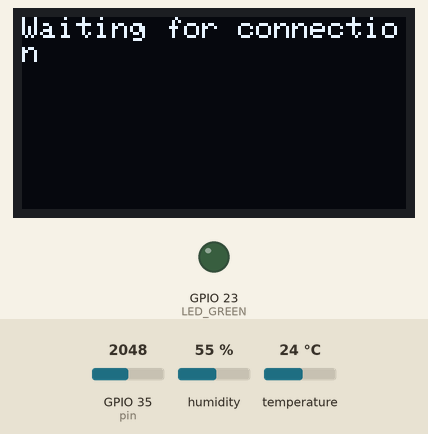
Simulated run of this program. Board: ESP32. Parts: 128×64 one-colour display, output pins drawn as LEDs (lit = HIGH). The test bench sets the inputs (shaded band); at power-on: humidity 55 %, GPIO 35 (pin) = 2048, temperature 24 °C (analog values on the 0–4095 scale). WiFi joins after 1.5 s; servers stay silent unless stated; a WiFi scan finds three made-up networks; uploads are accepted with an empty reply; the local clock reads 2024-03-15 10:24:30 at power-on unless the program sets it; not simulated (calls return 0 or success): secrets.h; what the program prints to the serial monitor is not drawn.

Above: at 1.6 s.
At 6.6 s:
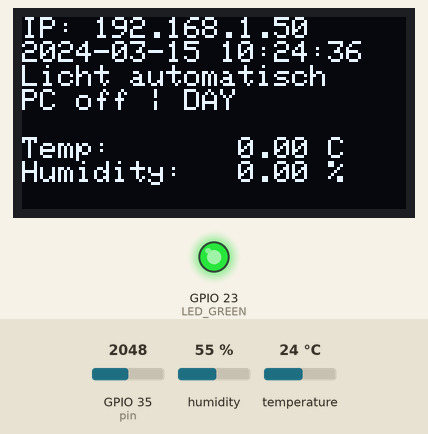
6.7 s: humidity set to 22 %
At 20.8 s:
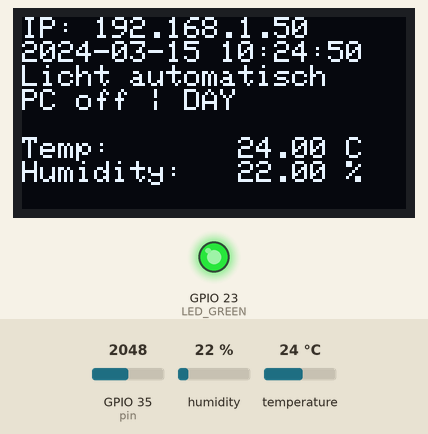
Timing chart, 0 to 22.3 s (numbered marks = the images above; inputs shaded):
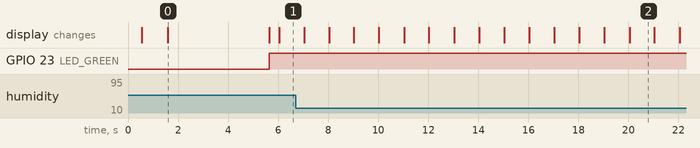

The program:

main.cpp
```cpp
#include "dht_mgr.h"
#include "oled_mgr.h"
#include "pconline_mgr.h"
#include "secrets.h"
#include "settings_mgr.h"
#include "time_mgr.h"
#include "webserver_mgr.h"
#include "wifi_mgr.h"
#include <Adafruit_GFX.h>
#include <Adafruit_SSD1306.h>
#include <Arduino.h>
#include "lightcontrol_mgr.h"
#include "mic_volume_nb.h"

// LEDs
#define LED_GREEN 23

SettingsMgr settingsmgr;
WifiMgr wifimgr;
TimeMgr timemgr(settingsmgr);
PCOnlineMgr pconlinemgr;
DHTMgr dhtmgr;
MicVolumeNB::Config micCfg;
MicVolumeNB mic(micCfg);
LightcontrolMgr lightmgr(timemgr, settingsmgr, dhtmgr, pconlinemgr);
WebserverMgr webserv(dhtmgr, timemgr, pconlinemgr, settingsmgr, lightmgr, mic);
OledMgr oled(128, 64, timemgr, pconlinemgr, dhtmgr, settingsmgr);

unsigned long lastPrintVolume = 0;

// pin modes (input output)
void setPinModes() {
	pinMode(LED_GREEN, OUTPUT);
	//pinMode(MIC_PIN, INPUT);
	analogReadResolution(12);
}

void setup() {
  Serial.begin(115200);
  delay(500);

  setPinModes();
  dhtmgr.setup();
	micCfg.pin = 35;
	micCfg.sampleRateHz = 8000;
	micCfg.windowMs = 50;
	micCfg.smoothing = 0.25f;
	mic.begin();

  esp_chip_info_t chip_info;
  esp_chip_info(&chip_info);
  oled.init(&chip_info);

  delay(1000);

  oled.updateDisplay();
  wifimgr.connectToWifi(WIFI_SSID, WIFI_PASS);

  timemgr.setup();
  webserv.setup();
	lightmgr.setup();
}

void loop() {
  pconlinemgr.loop();
  dhtmgr.loop();
	mic.update();
  webserv.loop();
	lightmgr.loop();
  oled.updateDisplay();
  if (WiFi.status() != WL_CONNECTED) {
    Serial.println("lost wifi connection... trying to reconnect.");
    digitalWrite(LED_GREEN, LOW);
    wifimgr.connectToWifi(WIFI_SSID, WIFI_PASS);
    return;
  }
  digitalWrite(LED_GREEN, HIGH);

	if (millis() - lastPrintVolume >= 500) {
		lastPrintVolume = millis();
		Serial.print("level=");
		Serial.print(mic.level());
		Serial.print(" p2p=");
		Serial.print(mic.lastPeakToPeak());
		Serial.print(" noise=");
		Serial.println(mic.noiseFloor());
		Serial.println(analogRead(35));
	}
}
```

dht_mgr.h
```cpp
#pragma once

#include <Arduino.h>
#include <DHT.h>

// Temperature and Humidity sensor
#define DHTPIN 4
#define DHTTYPE DHT22

class DHTMgr {
public:
  DHTMgr();
  void setup();
  void loop();
  float getHumidity();
  float getTempCels();
  String getHumidityString();
  String getTempCelsString();

private:
  DHT dht;
  unsigned long lastCheckDht;
  float humidity;
  float tempcels;
};
```

lightcontrol_mgr.h
```cpp
#pragma once

#include "dht_mgr.h"
#include "pconline_mgr.h"
#include "settings_mgr.h"
#include "time_mgr.h"
#include <Arduino.h>
#include <HTTPClient.h>

class LightcontrolMgr {
public:
  LightcontrolMgr(TimeMgr &timemgr, SettingsMgr &settingsmgr, DHTMgr &dhtmgr,
                  PCOnlineMgr &pconlinemgr);
  void setup();
  void loop();
	bool getTischlampeStatus();

private:
  TimeMgr &timemgr;
  SettingsMgr &settingsmgr;
  DHTMgr &dhtmgr;
  PCOnlineMgr &pconlinemgr;
  void turnOnTischlampe();
  void turnOffTischlampe();
  bool tischlampeStatus;
};
```

mic_volume_nb.h
```cpp
#pragma once
#include <Arduino.h>

class MicVolumeNB {
public:
  struct Config {
    uint8_t pin;
    uint16_t sampleRateHz;
    uint16_t windowMs;
    float smoothing;          // 0..1
    uint16_t minUsefulP2P;

    uint16_t noiseFollowUp;
    uint16_t noiseFollowDown;

    Config()
        : pin(35),
          sampleRateHz(8000),
          windowMs(50),
          smoothing(0.2f),
          minUsefulP2P(20),
          noiseFollowUp(2),
          noiseFollowDown(1) {}
  };

  explicit MicVolumeNB(const Config& cfg) : _cfg(cfg) {}

  void begin() {
    pinMode(_cfg.pin, INPUT);

    //analogReadResolution(12);
    // If your mic output range seems "compressed", try:
    analogSetAttenuation(ADC_11db);

    _sampleIntervalUs = 1000000UL / (uint32_t)_cfg.sampleRateHz;
    _windowUs = (uint32_t)_cfg.windowMs * 1000UL;

    uint32_t now = micros();
    _windowStartUs = now;
    _lastSampleUs = now;

    _minV = 4095;
    _maxV = 0;

    _lastP2P = 0;
    _noiseFloor = 0;
    _maxSignal = 200;
    _smoothed = 0.0f;
    _level = 0;
  }

  // Call very often from loop()
  void update() {
    const uint32_t now = micros();

    // Take at most one sample when it's time
		if ((uint32_t)(now - _lastSampleUs) >= _sampleIntervalUs) {
			if ((uint32_t)(now - _lastSampleUs) > 5 * _sampleIntervalUs) {
				_lastSampleUs = now;       // resync if we fell behind
			} else {
				_lastSampleUs += _sampleIntervalUs;
			}

      uint16_t v = analogRead(_cfg.pin);
      if (v < _minV) _minV = v;
      if (v > _maxV) _maxV = v;
    }

    // Finalize a window when it's over
		while ((uint32_t)(now - _windowStartUs) >= _windowUs) {
			finalizeWindow();
			_windowStartUs += _windowUs;
			_minV = 4095;
			_maxV = 0;
		}
    // if ((uint32_t)(now - _windowStartUs) >= _windowUs) {
    //   finalizeWindow();
    //   _windowStartUs += _windowUs;
    //
    //   _minV = 4095;
    //   _maxV = 0;
    // }
  }

  int level() const { return _level; }
  uint16_t lastPeakToPeak() const { return _lastP2P; }
  uint16_t noiseFloor() const { return _noiseFloor; }

private:
  void finalizeWindow() {
    uint16_t p2p = (_maxV >= _minV) ? (uint16_t)(_maxV - _minV) : 0;
    _lastP2P = p2p;

    if (p2p < _cfg.minUsefulP2P) p2p = 0;

    // Noise floor tracking
    if (_noiseFloor == 0) _noiseFloor = p2p;

    if (p2p > _noiseFloor) {
      uint16_t nf = (uint16_t)(_noiseFloor + _cfg.noiseFollowUp);
      _noiseFloor = (nf > p2p) ? p2p : nf;
    } else {
      if (_noiseFloor > _cfg.noiseFollowDown) _noiseFloor = (uint16_t)(_noiseFloor - _cfg.noiseFollowDown);
      else _noiseFloor = 0;
    }

    int signal = (int)p2p - (int)_noiseFloor;
    if (signal < 0) signal = 0;

    // Adaptive max (fast up, slow down)
    if (signal > _maxSignal) _maxSignal = signal;
    else _maxSignal = (int)(_maxSignal * 0.995f);
    if (_maxSignal < 50) _maxSignal = 50;

    float raw = (float)signal / (float)_maxSignal;
    if (raw > 1.0f) raw = 1.0f;

    _smoothed = _smoothed + (raw - _smoothed) * _cfg.smoothing;

    int lvl = (int)lroundf(_smoothed * 100.0f);
    if (lvl < 0) lvl = 0;
    if (lvl > 100) lvl = 100;
    _level = lvl;
  }

private:
  Config _cfg;

  uint32_t _sampleIntervalUs;
  uint32_t _windowUs;

  uint32_t _windowStartUs;
  uint32_t _lastSampleUs;

  uint16_t _minV;
  uint16_t _maxV;

  uint16_t _lastP2P;
  uint16_t _noiseFloor;
  int _maxSignal;

  float _smoothed;
  int _level;
};
```

oled_mgr.h
```cpp
#pragma once

#include "dht_mgr.h"
#include "pconline_mgr.h"
#include "settings_mgr.h"
#include "time_mgr.h"
#include <Adafruit_GFX.h>
#include <Adafruit_SSD1306.h>
#include <Arduino.h>
#include <WiFi.h>
#include <Wire.h>

class OledMgr {
public:
  OledMgr(uint8_t width, uint8_t height, TimeMgr &timemgr,
          PCOnlineMgr &pconline, DHTMgr &dhtmgr, SettingsMgr &settingsmgr);

  void init(esp_chip_info_t *info);
  void updateDisplay();

private:
  Adafruit_SSD1306 display;
  TimeMgr &timemgr;
  PCOnlineMgr &pconline;
  DHTMgr &dhtmgr;
  SettingsMgr &settingsmgr;
  String getOledText();
};
```

pconline_mgr.h
```cpp
#pragma once

#include <Arduino.h>
#include <HTTPClient.h>

class PCOnlineMgr {
public:
  PCOnlineMgr();
  void loop();
  bool getOnlineStatus();

private:
  bool onlineStatus;
  unsigned long lastPCStatusCheckTime;
};
```

time_mgr.h
```cpp
#pragma once

#include <Arduino.h>
#include <time.h>
#include "settings_mgr.h"

class TimeMgr {
public:
  TimeMgr(SettingsMgr &settingsmgr);
  void setup();
  String getCurrentTime();
  bool isDaytime();
private:
	SettingsMgr &settingsmgr;
};
```

webserver_mgr.h
```cpp
#pragma once

#include <Arduino.h>
#include <WebServer.h>
#include "dht_mgr.h"
#include "time_mgr.h"
#include "pconline_mgr.h"
#include "settings_mgr.h"
#include "lightcontrol_mgr.h"
#include "mic_volume_nb.h"

class WebserverMgr {
public:
	WebserverMgr(DHTMgr &dhtmgr, TimeMgr &timemgr, PCOnlineMgr &pconlinemgr, SettingsMgr &settingsmgr, LightcontrolMgr &lightcontrolmgr, MicVolumeNB &mic);
	void setup();
	void loop();

private:
	WebServer server;
	DHTMgr &dhtmgr;
	TimeMgr &timemgr;
	PCOnlineMgr &pconlinemgr;
	SettingsMgr &settingsmgr;
	LightcontrolMgr &lightcontrolmgr;
	MicVolumeNB &mic;
	void handleRoot();
	void handleSensors();
	void handleNotFound();
	void handlePostMessage();
	void handleTischlampeModeSwitch(bool manual);
	void handleTischlampeManualStatusSwitch(bool status);
	void handleDaytimeStartUpdate();
	void handleDaytimeEndUpdate();
};
```

wifi_mgr.h
```cpp
#pragma once

#include <Arduino.h>
#include <WiFi.h>

class WifiMgr {
public:
  WifiMgr();
  void connectToWifi(const char *ssid, const char *pass);

private:
  static const char *wlStatusToStr(wl_status_t s);
};
```

dht_mgr.cpp
```cpp
#include "dht_mgr.h"

DHTMgr::DHTMgr() : dht(DHTPIN, DHTTYPE) {
  lastCheckDht = 0;
  humidity = 0.0;
  tempcels = 0.0;
}

void DHTMgr::setup() { dht.begin(); }

void DHTMgr::loop() {
  // every 20 seconds
  if (millis() - lastCheckDht > 20000) {
    lastCheckDht = millis();
    float h = dht.readHumidity();
    float t = dht.readTemperature();     // Celsius
    float f = dht.readTemperature(true); // Fahrenheit

    if (isnan(h) || isnan(t) || isnan(f)) {
      Serial.println(
          "Failed to read from DHT22 (check wiring + pull-up resistor)");
      return;
    }

    humidity = h;
    tempcels = t;

    Serial.print("Humidity: ");
    Serial.print(h);
    Serial.print(" %  |  Temp: ");
    Serial.print(t);
    Serial.print(" °C  (");
    Serial.print(f);
    Serial.println(" °F)");
  }
}

float DHTMgr::getHumidity() { return humidity; }
float DHTMgr::getTempCels() { return tempcels; }

String DHTMgr::getHumidityString() {
  float h = getHumidity();
  return String(h) + " %";
}

String DHTMgr::getTempCelsString() {
  float t = getTempCels();
  return String(t) + " C";
}
```

lightcontrol_mgr.cpp
```cpp
#include "lightcontrol_mgr.h"

LightcontrolMgr::LightcontrolMgr(TimeMgr &timemgr, SettingsMgr &settingsmgr,
                                 DHTMgr &dhtmgr, PCOnlineMgr &pconlinemgr)
    : timemgr(timemgr), settingsmgr(settingsmgr), dhtmgr(dhtmgr),
      pconlinemgr(pconlinemgr) {
  tischlampeStatus = false;
}

bool LightcontrolMgr::getTischlampeStatus() {
	return tischlampeStatus;
}

void LightcontrolMgr::setup() {
  turnOffTischlampe();
  tischlampeStatus = false;
}

void LightcontrolMgr::loop() {
	bool daytime = timemgr.isDaytime();
	bool tischlampeManualMode = settingsmgr.tischlampeManualMode;
	bool pconline = pconlinemgr.getOnlineStatus();

	bool newStatus = false;

	// tischlampe automatic mode
	if (!tischlampeManualMode) {
		if (!daytime && pconline) {
			newStatus = true;
		}
	} else { // tischlampe manual mode
		newStatus = settingsmgr.tischlampeManualStatus;
	}

	// update tischlampe (send home assistant request) if status is different
	if (newStatus != tischlampeStatus) {
		tischlampeStatus = newStatus;
		if (newStatus) {
			//turnOnTischlampe();
		} else {
			//turnOffTischlampe();
		}
	}
}

void LightcontrolMgr::turnOnTischlampe() {
  HTTPClient http;
  http.begin("http://192.168.0.96:8123/api/webhook/-rPs1a5lV1u48t_Pl9twvFonH");
  int code = http.POST("ok");
}

void LightcontrolMgr::turnOffTischlampe() {
  HTTPClient http;
  http.begin("http://192.168.0.96:8123/api/webhook/-oEHY9OBuaU2bJ5PHoWEvpsHp");
  int code = http.POST("ok");
}
```

oled_mgr.cpp
```cpp
#include "oled_mgr.h"

// OLED
#define OLED_SCL 22
#define OLED_SDA 21
#define OLED_ADDR 0x3C

OledMgr::OledMgr(uint8_t width, uint8_t height, TimeMgr &time,
                 PCOnlineMgr &pconline, DHTMgr &dhtmgr,
                 SettingsMgr &settingsmgr)
    : display(width, height, &Wire, -1), timemgr(time), pconline(pconline),
      dhtmgr(dhtmgr), settingsmgr(settingsmgr) {}

void OledMgr::init(esp_chip_info_t *info) {
  Serial.println("Initializing OLED...");
  Wire.begin(OLED_SDA, OLED_SCL);
  if (!display.begin(SSD1306_SWITCHCAPVCC, OLED_ADDR)) {
    Serial.println("SSD1306 allocation failed");
    for (;;)
      ;
  }

  display.clearDisplay();
  display.setTextSize(1);
  display.setTextColor(SSD1306_WHITE);
  display.setCursor(0, 0);

  Serial.println("ESP32 Chip Info:");
  Serial.printf("Cores: %d\n", info->cores);
  Serial.printf("WiFi: %s\n",
                (info->features & CHIP_FEATURE_WIFI_BGN) ? "yes" : "no");
  Serial.printf("Bluetooth: %s\n",
                (info->features & CHIP_FEATURE_BT) ? "yes" : "no");
  Serial.printf("BLE: %s\n",
                (info->features & CHIP_FEATURE_BLE) ? "yes" : "no");

  Serial.printf("Flash size: %d MB\n", ESP.getFlashChipSize() / (1024 * 1024));

  display.println("ESP32 Chip Info:");
  display.printf("Cores: %d\n", info->cores);
  display.printf("WiFi: %s\n",
                 (info->features & CHIP_FEATURE_WIFI_BGN) ? "yes" : "no");
  display.printf("Bluetooth: %s\n",
                 (info->features & CHIP_FEATURE_BT) ? "yes" : "no");
  display.printf("BLE: %s\n",
                 (info->features & CHIP_FEATURE_BLE) ? "yes" : "no");

  display.printf("Flash size: %d MB\n", ESP.getFlashChipSize() / (1024 * 1024));

  display.display();

  Serial.println("OLED initialized");
}

String OledMgr::getOledText() {
  String out;
  if (WiFi.status() == WL_CONNECTED) {
    out += "IP: " + WiFi.localIP().toString() + "\n";
    String time = timemgr.getCurrentTime();
    out += time + "\n";
    if (settingsmgr.tischlampeManualMode) {
      out += "Licht manuell\n";
    } else {
      out += "Licht automatisch\n";
    }

    if (pconline.getOnlineStatus()) {
      out += "PC on ";
    } else {
      out += "PC off";
    }
    out += " | ";
    if (timemgr.isDaytime()) {
      out += "DAY  ";
    } else {
      out += "NIGHT";
    }

    out += "\n\n";
    String humidity = dhtmgr.getHumidityString();
    String temp = dhtmgr.getTempCelsString();
    out += "Temp:       " + temp + "\n";
    out += "Humidity:   " + humidity + "\n";
    return out;
  }
  out += "Waiting for connection";
  return out;
}

void OledMgr::updateDisplay() {
  display.clearDisplay();
  display.setTextSize(1);
  display.setTextColor(SSD1306_WHITE);
  display.setCursor(0, 0);

  String t = getOledText();
  display.print(t);
  display.display();
}
```

pconline_mgr.cpp
```cpp
#include "pconline_mgr.h"

PCOnlineMgr::PCOnlineMgr() {
  onlineStatus = false;
  lastPCStatusCheckTime = 0;
}

bool PCOnlineMgr::getOnlineStatus() { return onlineStatus; }

void PCOnlineMgr::loop() {
  // check pc up every 5 seconds
  if (millis() - lastPCStatusCheckTime > 5000) {
    lastPCStatusCheckTime = millis();
    HTTPClient http;
    http.begin("http://192.168.0.215:4444/ping");
    int code = http.GET();

    if (code > 0) {
      Serial.printf("HTTP Code: %d\n", code);

      if (code == HTTP_CODE_OK) {
        String body = http.getString();
        Serial.println("Response body:");
        Serial.println(body);
        if (body == "pong") {
          onlineStatus = true;
        } else {
          onlineStatus = false;
        }
      }
    } else {
      Serial.printf("HTTP GET failed: %s\n", http.errorToString(code).c_str());
      onlineStatus = false;
    }
  }
}
```

time_mgr.cpp
```cpp
#include "time_mgr.h"

TimeMgr::TimeMgr(SettingsMgr &settingsmgr): settingsmgr(settingsmgr) {}

void TimeMgr::setup() {
  const long gmtOffset_sec = 3600;
  const int daylightOffset_sec = 3600;

  configTime(gmtOffset_sec, daylightOffset_sec, "pool.ntp.org",
             "time.nist.gov");

  Serial.println("Waiting for NTP time sync...");
  struct tm timeinfo;
  while (!getLocalTime(&timeinfo)) {
    Serial.print(".");
    delay(500);
  }
  Serial.println();
  Serial.println("Time synchronized");
}

String TimeMgr::getCurrentTime() {
  struct tm timeinfo;
  if (!getLocalTime(&timeinfo)) {
    return "Failed to obtain time";
  }

  char buf[32];
  strftime(buf, sizeof(buf), "%Y-%m-%d %H:%M:%S", &timeinfo);
  return String(buf);
}

bool TimeMgr::isDaytime() {
  struct tm timeinfo;
  if (!getLocalTime(&timeinfo)) {
    return false;
  }
  int hour = timeinfo.tm_hour;
	int minute = timeinfo.tm_min;
	// hour matches start hour -> check if minute is in range
	if (hour == settingsmgr.daytimeStartHour) {
		if (minute >= settingsmgr.daytimeStartMinute) {
			return true;
		}
		return false;
	}
	// hour matches end hour -> check if current minute is before
	if (hour == settingsmgr.daytimeEndHour) {
		if (minute <= settingsmgr.daytimeEndMinute) {
			return true;
		}
		return false;
	}
	return hour > settingsmgr.daytimeStartHour && hour < settingsmgr.daytimeEndHour;
}
```

wifi_mgr.cpp
```cpp
#include "wifi_mgr.h"

WifiMgr::WifiMgr() {}

const char *WifiMgr::wlStatusToStr(wl_status_t s) {
  switch (s) {
  case WL_NO_SHIELD:
    return "WL_NO_SHIELD";
  case WL_IDLE_STATUS:
    return "WL_IDLE_STATUS";
  case WL_NO_SSID_AVAIL:
    return "WL_NO_SSID_AVAIL";
  case WL_SCAN_COMPLETED:
    return "WL_SCAN_COMPLETED";
  case WL_CONNECTED:
    return "WL_CONNECTED";
  case WL_CONNECT_FAILED:
    return "WL_CONNECT_FAILED";
  case WL_CONNECTION_LOST:
    return "WL_CONNECTION_LOST";
  case WL_DISCONNECTED:
    return "WL_DISCONNECTED";
  default:
    return "WL_UNKNOWN";
  }
}

void WifiMgr::connectToWifi(const char *ssid, const char *pass) {
  Serial.println("Scanning WiFi networks...");

  WiFi.mode(WIFI_STA);
  WiFi.disconnect();
  delay(100);
  int n = WiFi.scanNetworks();
  Serial.println("Scan done");

  if (n == 0) {
    Serial.println("No networks found");
  } else {
    Serial.printf("%d networks found:\n", n);
    for (int i = 0; i < n; ++i) {
      Serial.printf(
          "%d: %s (%d dBm) %s\n", i + 1, WiFi.SSID(i).c_str(), WiFi.RSSI(i),
          (WiFi.encryptionType(i) == WIFI_AUTH_OPEN) ? "open" : "secured");
      delay(10);
    }
  }

  Serial.printf("Connecting to %s (%s)\n", ssid, pass);
  // updateOledDisplay();
  WiFi.begin(ssid, pass);

  const unsigned long timeoutMs = 30000; // 30s
  unsigned long start = millis();
  wl_status_t last = WL_IDLE_STATUS;

  while (WiFi.status() != WL_CONNECTED && (millis() - start) < timeoutMs) {
    wl_status_t s = WiFi.status();
    if (s != last) {
      Serial.printf("status=%d (%s)\n", (int)s, wlStatusToStr(s));
      last = s;
    }
    Serial.print(".");
    delay(500);
  }

  if (WiFi.status() == WL_CONNECTED) {
    Serial.println("");
    Serial.println("WiFi connected!");

    Serial.print("IP address: ");
    Serial.println(WiFi.localIP());

    Serial.print("RSSI: ");
    Serial.print(WiFi.RSSI());
    Serial.println(" dBm");

    // updateOledDisplay();
  } else {
    Serial.println("Failed to connect within timeout.");
  }
}
```

settings_mgr.h
```cpp
#pragma once

#include <Arduino.h>

class SettingsMgr {
public:
	SettingsMgr();
	bool tischlampeManualMode;
	bool tischlampeManualStatus;
	int daytimeStartHour;
	int daytimeStartMinute;
	int daytimeEndHour;
	int daytimeEndMinute;
private:
};
```

Source omitted: webserver_mgr.cpp (5054 bytes), settings_mgr.cpp (219 bytes)

Measured:
- what the display in image 0 shows lasts 4.0 s, from 1.6 s to 5.6 s
- what the display in image 2 shows lasts 1.0 s, from 20.0 s to 21.0 s
